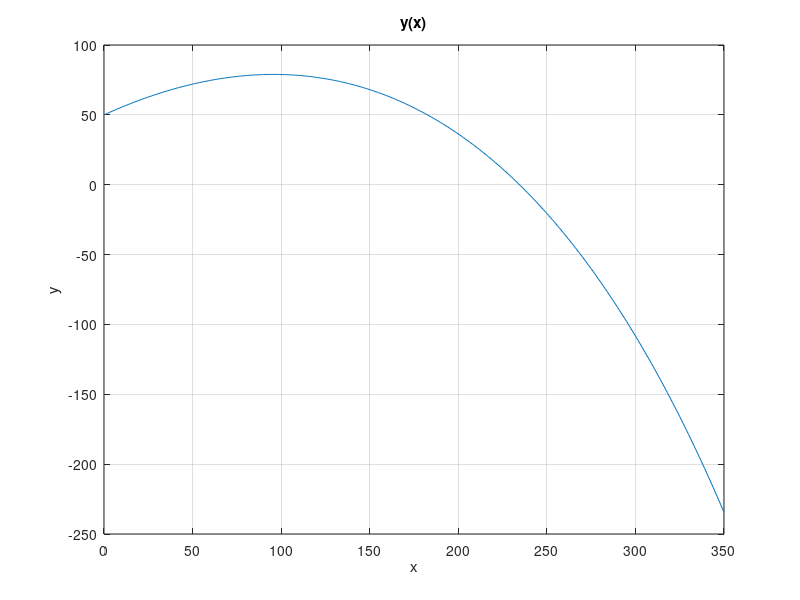
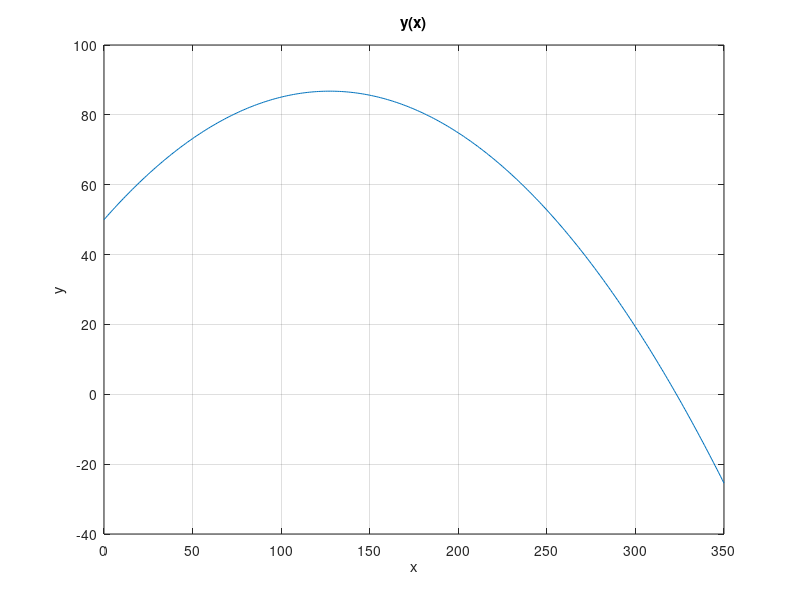

Write MATLAB code to recreate these figures, in order.
% equnonlin_balista.m
clear all; close all;
m=5; v0=50; alpha=30; h=50; g=9.81; b = 0.3;
alpha = alpha/180*pi;
x = 0 : 1 : 350;
y2 = h + tan(alpha)*x - g / (2*v0^2*cos(alpha)) * x.^2;
y = h + (tan(alpha) + m*g / (b * v0 * cos(alpha))) * x + (g * m^2) * log(1 - x*b/(m*v0*cos(alpha))) / (b^2)
figure; plot(x,y); xlabel('x'); ylabel('y'); title('y(x)'); grid;
figure; plot(x,y2); xlabel('x'); ylabel('y'); title('y(x)'); grid;